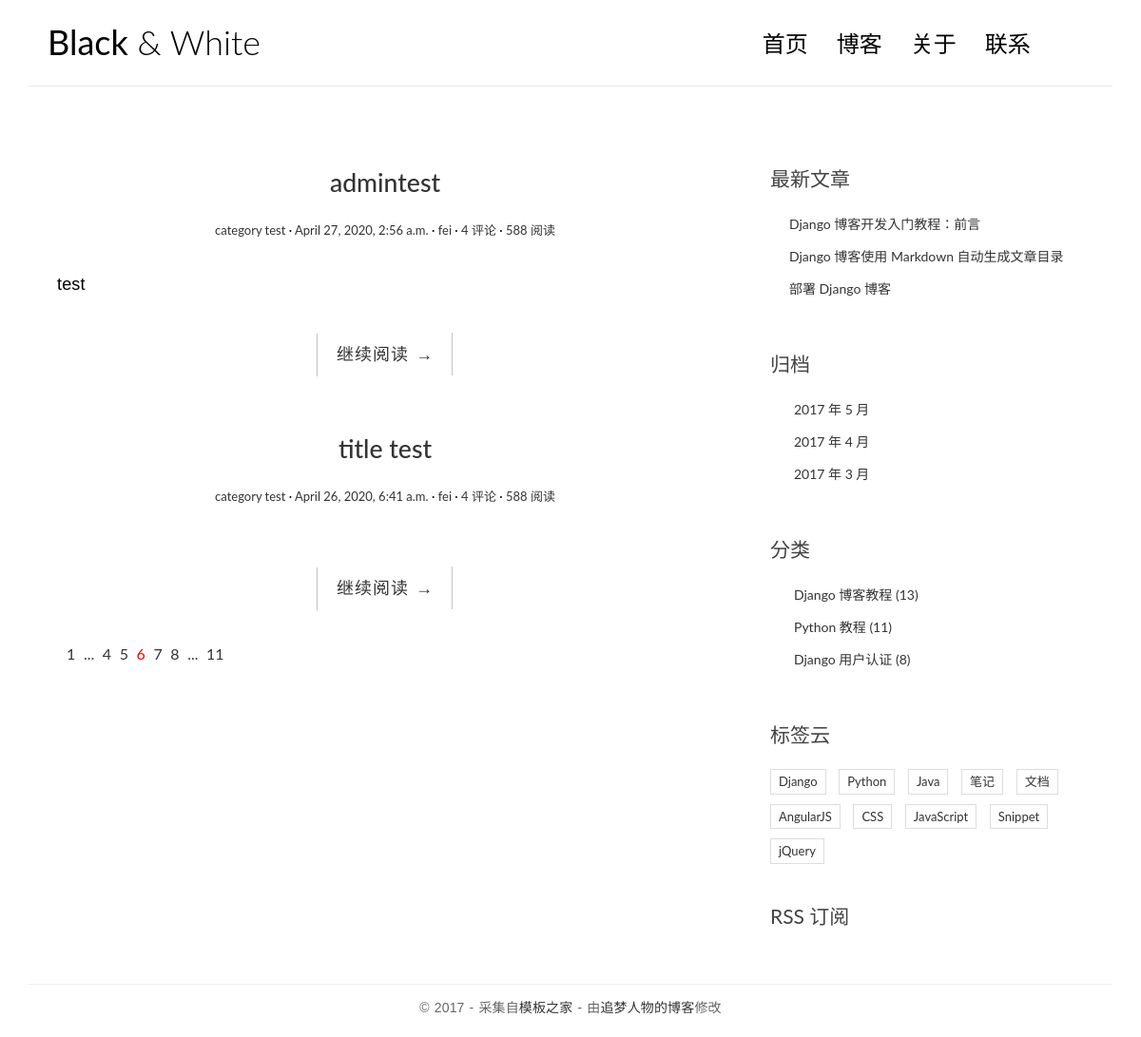
The app's page /, older data.
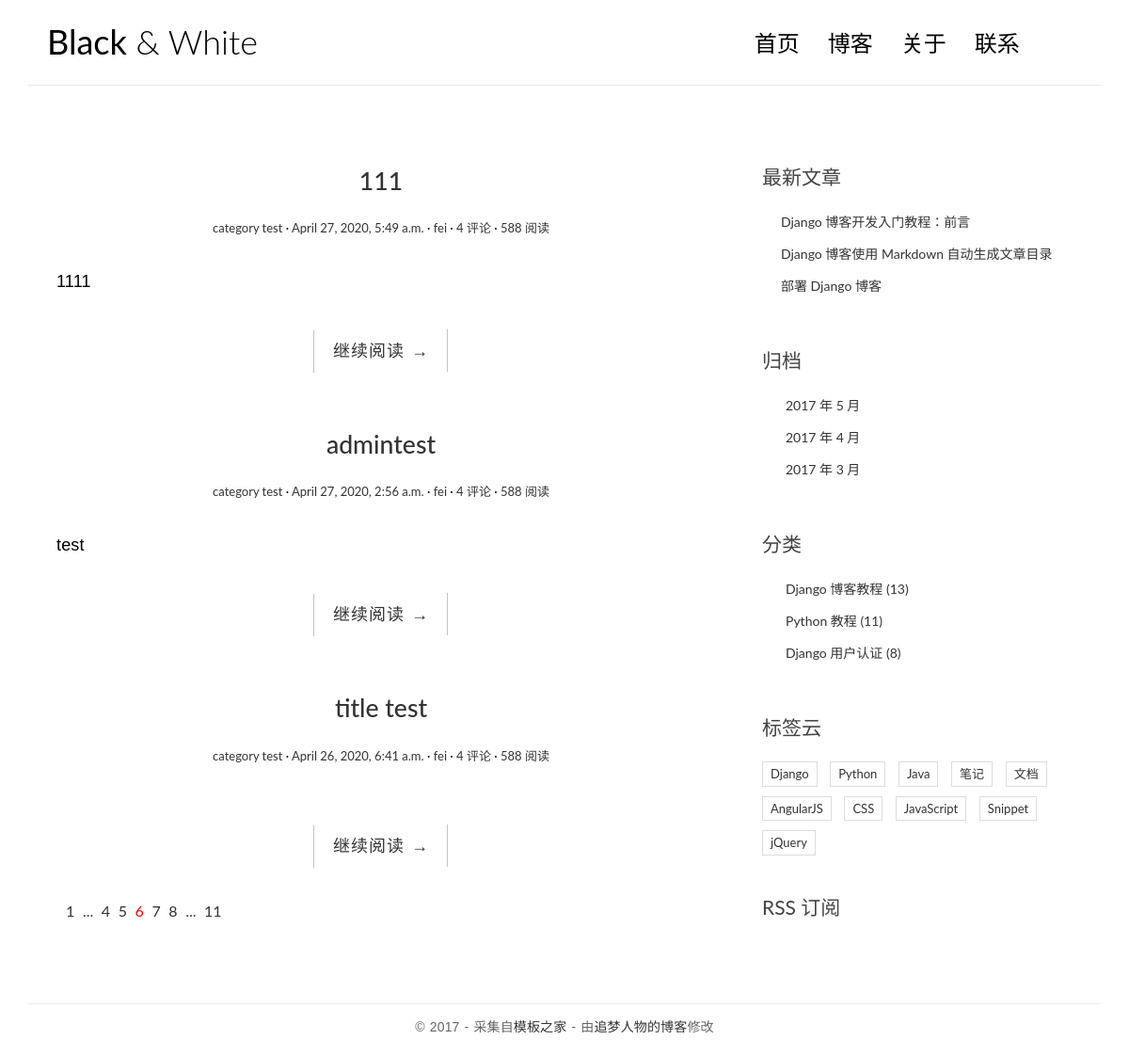
The same page, newer data.
### blog/models.py (models this page shows, shortened)
class Post(models.Model):
    class Meta:
        verbose_name = '文章'
        verbose_name_plural = verbose_name
    title = models.CharField('标题', max_length=100)
    body = models.TextField('正文', max_length=100)
    created_time = models.DateTimeField('创建时间', default=timezone.now)
    modified_time = models.DateTimeField('修改时间')
    excerpt = models.CharField('摘要', max_length=100, blank=True)
    category = models.ForeignKey(Category, verbose_name='分类', on_delete=models.CASCADE)
    tags = models.ManyToManyField(Tag, verbose_name='标签', blank=True)
    author = models.ForeignKey(User, verbose_name='作者', on_delete=models.CASCADE)

class Category(models.Model):
    name = models.CharField(max_length=100)
    class Meta:
        verbose_name = '分类'
        verbose_name_plural = verbose_name

### blog/views.py (the view)
# urls.py: path('', views.index, name='index'),
def index(request):
    post_list = Post.objects.all().order_by('-created_time')
    return render(request, 'blog/index.html', context={
        'post_list': post_list
    })

### templates/blog/index.html (shortened to what the changed rows need)
{% load static %}
<!DOCTYPE html>
<html>
<head>
    <link rel="stylesheet" href="http://code.ionicframework.com/ionicons/2.0.1/css/ionicons.min.css">
    <link rel="stylesheet" href="{% static 'blog/css/bootstrap.min.css' %}">
    <link rel="stylesheet" href="{% static 'blog/css/pace.css' %}">
    <link rel="stylesheet" href="{% static 'blog/css/custom.css' %}">
</head>
<body>
<div class="container">
    <header id="site-header">
        <div class="row">
            <div class="col-md-4 col-sm-5 col-xs-8">
                <div class="logo">
                    <h1><a href="index.html"><b>Black</b> &amp; White</a></h1>
                </div>
            </div>
        </div>
    </header>
</div>
<div class="content-body">
    <div class="container">
        <div class="row">
            <main class="col-md-8">
                {% for post in post_list %}
                    <article class="post post-{{ post.pk }}">
                        <header class="entry-header">
                            <h1 class="entry-title">
                                <a href="single.html">{{ post.title }}</a>
                            </h1>
                            <div class="entry-meta">
                                <span class="post-category"><a href="#">{{ post.category.name }}</a></span>
                                <span class="post-date"><a href="#"><time class="entry-date"
                                                                          datetime="{{ post.created_time }}">{{ post.created_time }}</time></a></span>
                                <span class="post-author"><a href="#">{{ post.author }}</a></span>
                                <span class="comments-link"><a href="#">4 评论</a></span>
                                <span class="views-count"><a href="#">588 阅读</a></span>
                            </div>
                        </header>
                        <div class="entry-content clearfix">
                            <p>{{ post.excerpt }}</p>
                            <div class="read-more cl-effect-14">
                                <a href="#" class="more-link">继续阅读 <span class="meta-nav">→</span></a>
                            </div>
                        </div>
                    </article>
                {% empty %}
                    <div class="no-post">暂时还没有文章</div>
                {% endfor %}
            </main>
        </div>
    </div>
</div>
</body>
</html>

Row changes from the older to the newer data that the page shows:
added Post: title "111", category.name "category test", created_time "April 27, 2020, 5:49 a.m.", author "fei", excerpt "1111"
